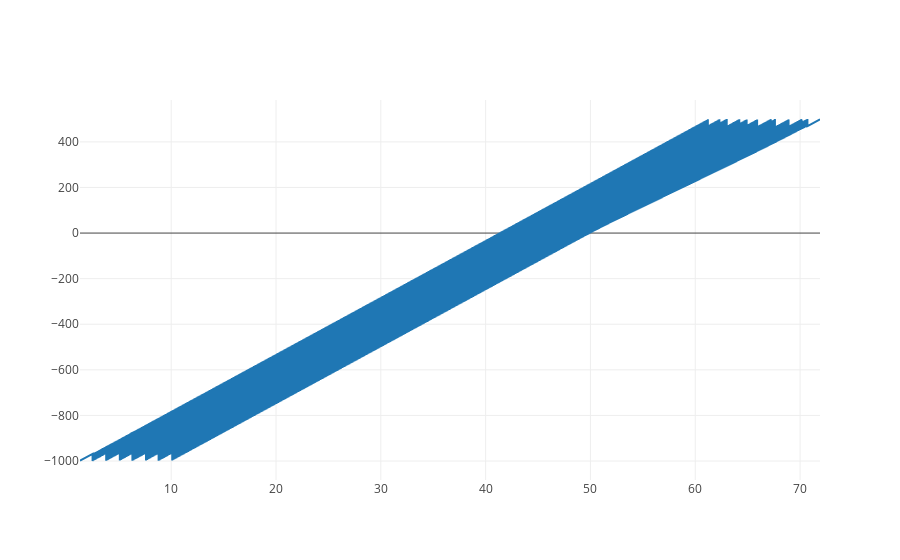

This figure's notebook cell:
### Markdown cell above
### Traces with plotly 

Traces with plotly

### Code cell
colormap_dict = {'In_main': -1, 'In_onramp': -0.5, 'Merge_zone': 0.5, 'Out_main': 1}
colormap_plotly = colors = [colormap_dict[x] for x in trajDf.tron]
trace = go.Scatter(x = trajDf['ti'],
                   y = trajDf['abs'],
                   marker = dict(
                            size = 0.1,
                            color = colormap_plotly,
                            colorscale='Viridis'
                            ))
data = [trace]
iplot(data)

### Figure 1 — Plotly figure (JSON) as saved in the notebook; plotly's stock layout.template omitted (floating-point values rounded to 4 significant figures; data arrays with more than 128 entries replaced by an {"elided": "..."} marker saying what was removed)
{"data": [{"marker": {"color": {"elided": "7167 float values"}, "colorscale": "Viridis", "size": 0.1}, "type": "scatter", "uid": "42c03c", "x": {"elided": "7167 float values"}, "y": {"elided": "7167 float values"}}], "layout": {"autosize": true, "xaxis": {"autorange": true, "range": [1.3, 71.9], "type": "linear"}, "yaxis": {"autorange": true, "range": [-1083.0, 583.8], "type": "linear"}}}
